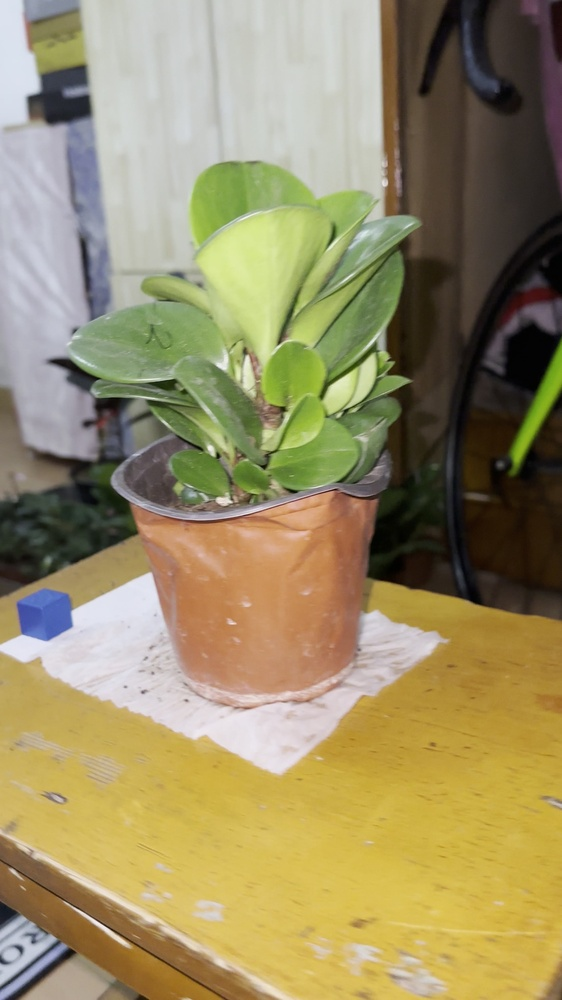
#> input picture 00-论文优化重构/计算机与电子农业特刊实验工作区/01-算法模块修改与验证/阶段十七A_10GT困难样本Pilot与无GT测试审计/00_input_trackA/DouBanLv2_0037.jpg, 562 x 1000 px, shrunk from 2160 x 3840 before the run
$ python 02_prepare_colmap_inputs.py --image_dir '../../00-论文优化重构/计算机与电子农业特刊实验工作区/01-算法模块修改与验证/阶段十七A_10GT困难样本Pilot与无GT测试审计/00_input_trackA' --mask_dir '../../00-论文优化重构/计算机与电子农业特刊实验工作区/01-算法模块修改与验证/阶段十七A_10GT困难样本Pilot与无GT测试审计/00_input_trackA' --output_dir out
#> lines starting #> are read from the running program, lines starting #| are printed output that depends on the picture
#!/usr/bin/env python3
"""Prepare camera and foreground-track manifests for ForeSplat."""

from __future__ import annotations

import argparse
import csv
import json
import math
from pathlib import Path

import numpy as np
from PIL import Image


IMAGE_SUFFIXES = {".jpg", ".jpeg", ".png", ".bmp", ".tif", ".tiff"}


def list_images(image_dir: Path) -> list[Path]:
    return sorted(p for p in image_dir.iterdir() if p.suffix.lower() in IMAGE_SUFFIXES)


def mask_centroid(mask_path: Path) -> tuple[float, float, int]:
    mask = np.asarray(Image.open(mask_path).convert("L"))
    yy, xx = np.nonzero(mask > 127)
    if len(xx) == 0:
        return 0.5, 0.5, 0
    return float(xx.mean() / mask.shape[1]), float(yy.mean() / mask.shape[0]), int(len(xx))


def camera_pose(index: int, total: int) -> list[list[float]]:
    angle = 2.0 * math.pi * index / max(total, 1)
    radius = 1.5
    x = radius * math.cos(angle)
    z = radius * math.sin(angle)
    return [
        [math.cos(angle), 0.0, -math.sin(angle), x],
        [0.0, 1.0, 0.0, 0.0],
        [math.sin(angle), 0.0, math.cos(angle), z],
        [0.0, 0.0, 0.0, 1.0],
    ]


def parse_args() -> argparse.Namespace:
    parser = argparse.ArgumentParser(description=__doc__)
    parser.add_argument("--image_dir", type=Path, required=True)
    parser.add_argument("--mask_dir", type=Path, required=True)
    parser.add_argument("--output_dir", type=Path, required=True)
    return parser.parse_args()


def main() -> None:
    args = parse_args()
    args.output_dir.mkdir(parents=True, exist_ok=True)
    images = list_images(args.image_dir)
    if not images:
        raise SystemExit(f"No images found in {args.image_dir}")

    frames = []
    track_rows = []
    for idx, image_path in enumerate(images):
        with Image.open(image_path) as image:
#> image is the input picture: PIL image 562x1000 RGB; mean R, G, B 153.3, 141.9, 101.7
            width, height = image.size
#> width = 562; height = 1000
        mask_path = args.mask_dir / f"{image_path.stem}.png"
        cx, cy, support = mask_centroid(mask_path) if mask_path.exists() else (0.5, 0.5, 0)
#> in mask_centroid, `mask = np.asarray(Image.open(mask_path).convert("L"))`:
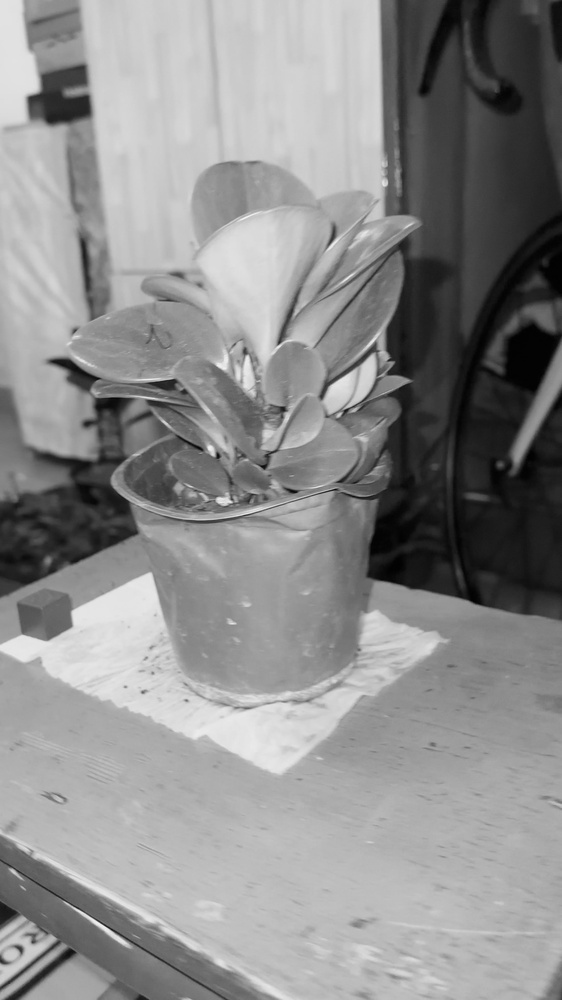
#> mask: shape (1000, 562); min 1, max 246, mean 140.7
#> cx = 0.445; cy = 0.545; support = 381707
        frames.append(
            {
                "file_path": f"../images/{image_path.name}",
                "mask_path": f"../masks/{image_path.stem}.png",
                "w": width,
                "h": height,
                "fl_x": 0.85 * width,
                "fl_y": 0.85 * width,
                "cx": width / 2.0,
                "cy": height / 2.0,
                "transform_matrix": camera_pose(idx, len(images)),
            }
        )
        track_rows.append(
            {
                "frame_id": idx,
                "image": image_path.name,
                "foreground_centroid_x_norm": f"{cx:.6f}",
                "foreground_centroid_y_norm": f"{cy:.6f}",
                "foreground_pixel_support": support,
            }
        )

    transforms = {
        "camera_model": "demo_pinhole",
        "source": "synthetic_or_colmap_converted_manifest",
        "frames": frames,
    }
    (args.output_dir / "transforms_demo.json").write_text(json.dumps(transforms, indent=2), encoding="utf-8")

    with (args.output_dir / "foreground_tracks.csv").open("w", newline="", encoding="utf-8") as f:
        writer = csv.DictWriter(f, fieldnames=list(track_rows[0].keys()))
        writer.writeheader()
        writer.writerows(track_rows)

    print(f"Wrote camera manifest and foreground tracks to {args.output_dir}")


if __name__ == "__main__":
    main()
